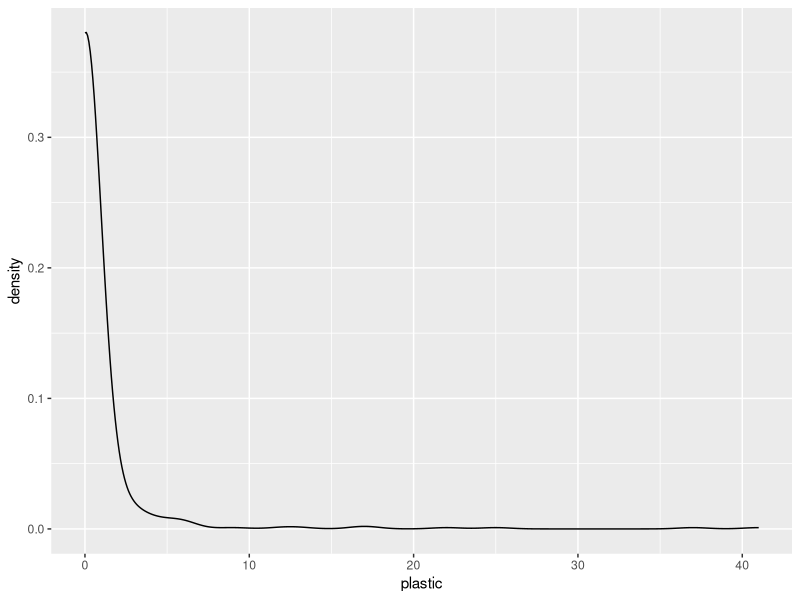

This figure's R source:
## ---- chunk 1
knitr::opts_chunk$set(echo = TRUE)
library(ggplot2)
## ---- chunk 2
coral <- read.csv("coral.csv")
dim(coral)
head(coral)
length(unique(coral$reef))
## ---- chunk 3
xtabs(formula = ~ complex, data = coral)
xtabs(formula = ~ year, data = coral)
xtabs(formula = ~ season, data = coral)
## ---- chunk 4
ggplot() +
  geom_density(data = coral, aes(x = plastic))
